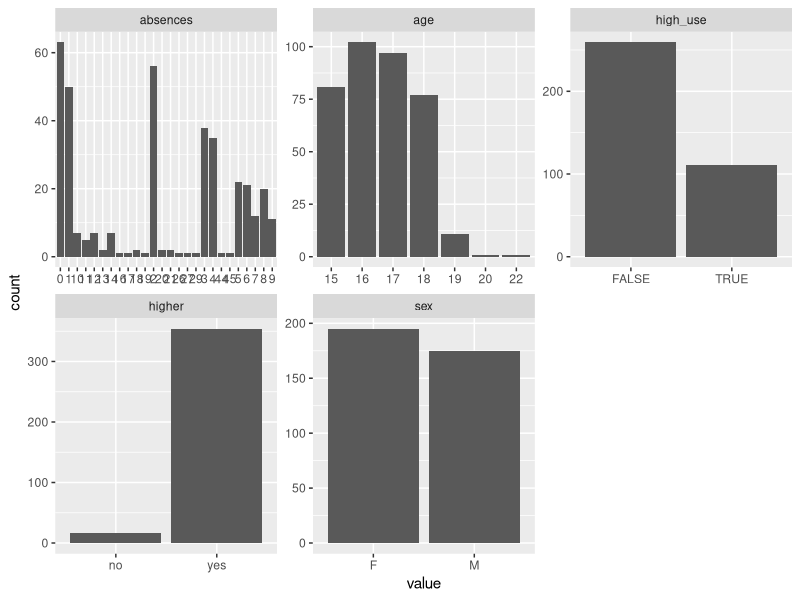
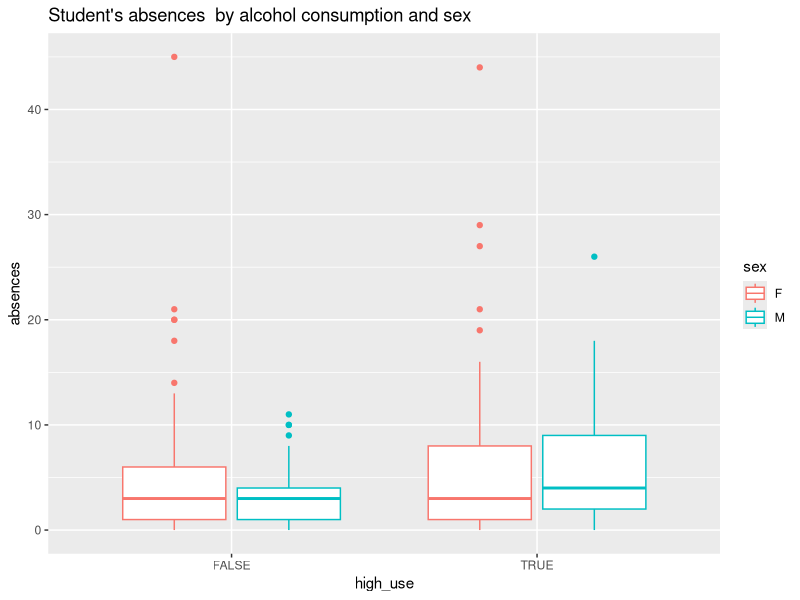
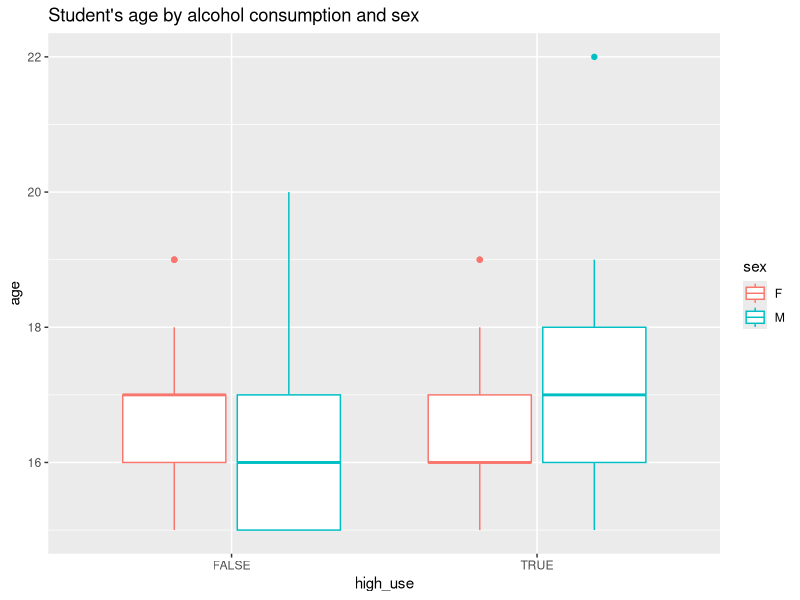
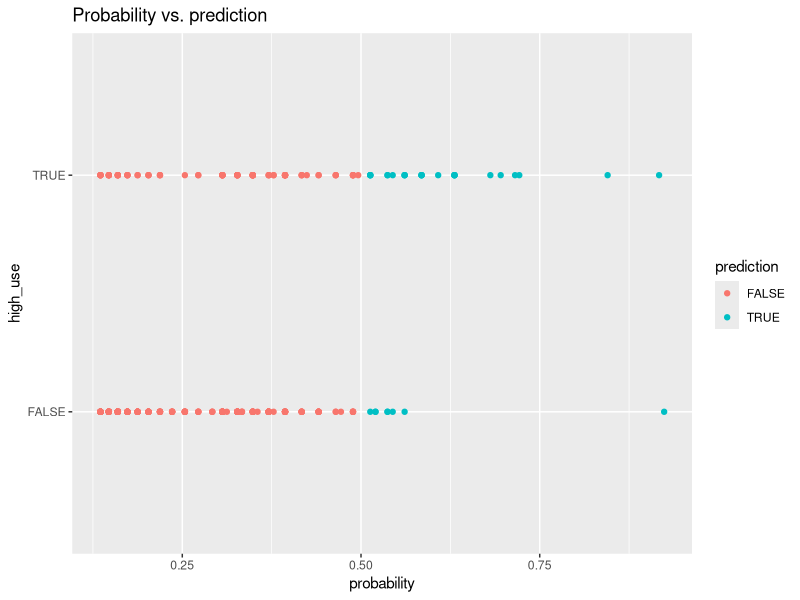

These figures' R source, in order:
## ---- chunk 1
knitr::opts_chunk$set(echo = TRUE)
## ---- chunk 2
getwd()
setwd("/home/local/pielaura/Documents/zasemaemulaattori/Documents/kurssit/Introduction_to_open_data_science/excerices_1/IODS-project/data")
studentalc <- read.csv("alc.csv", sep = ",")
## ---- chunk 3
colnames(studentalc)
dim(studentalc)
## ---- chunk 4
library(tidyr); library(dplyr); library(ggplot2)
focals <- select(studentalc, age, high_use, absences, sex, higher)
glimpse(focals)
focals$higher <- as.factor(focals$higher)
focals$sex <- as.factor(focals$sex)
gather(focals) %>% glimpse
gather(focals) %>% ggplot(aes(value)) + facet_wrap("key", scales = "free") + geom_bar()
## ---- chunk 5

g2 <- ggplot(focals, aes(x = high_use, y = absences, col = sex))
g2 + geom_boxplot() + ylab("absences") + ggtitle("Student's absences  by alcohol consumption and sex")

## ---- chunk 6
g3 <- ggplot(focals, aes(x = high_use, y = age))

# define the plot as a boxplot and draw it
g3 <- g3 +  geom_boxplot() + ylab("age")

# initialize a plot of high_use and age
g3 <- ggplot(focals, aes(x = high_use, y = age, col = sex))

# define the plot as a box plot and draw it
g3 + geom_boxplot() + ylab("age") + ggtitle("Student's age by alcohol consumption and sex")

## ---- chunk 7
table(high_use = focals$high_use, sex = focals$sex)
table(high_use = focals$high_use, sex = focals$sex, higher = focals$higher)

## ---- chunk 8

m1 <- glm(high_use ~ age + absences + sex + higher, data = studentalc, family = "binomial")
# summary of the model 
summary(m1)
# coefficients
co <- coef(m1)
# coefficients as odds ratios
or <- coef(m1) %>% exp

# confidence intervals
ci <- confint(m1) %>% exp

# odds ratios with confidence intervals
cbind(or, ci)



## ---- chunk 9
# variables wit a statistical relationship with alcohol consumption
m2 <- glm(high_use ~ absences + sex, data = studentalc, family = "binomial")

# probability of high use (prediction)
probabilities <- predict(m2, type = "response")

# predicted probabilities to the original data
studentalc <- mutate(studentalc, probability = probabilities)

# prediction of high use
studentalc <- mutate(studentalc, prediction = probability > 0.5)

# how it looks like? 
select(studentalc, absences, sex, high_use, probability, prediction) %>% tail(10)


# tabulate the target variable versus the predictions
table(high_use = studentalc$high_use, prediction = studentalc$prediction)

## ---- chunk 10

# plot probability vs. prediction
g <- ggplot(studentalc, aes(x = probability, y = high_use, col = prediction))+ggtitle("Probability vs. prediction") + geom_point()
g

# tabulate the target variable versus the predictions
table(high_use = studentalc$high_use, prediction = studentalc$prediction) %>% prop.table() %>% addmargins()

